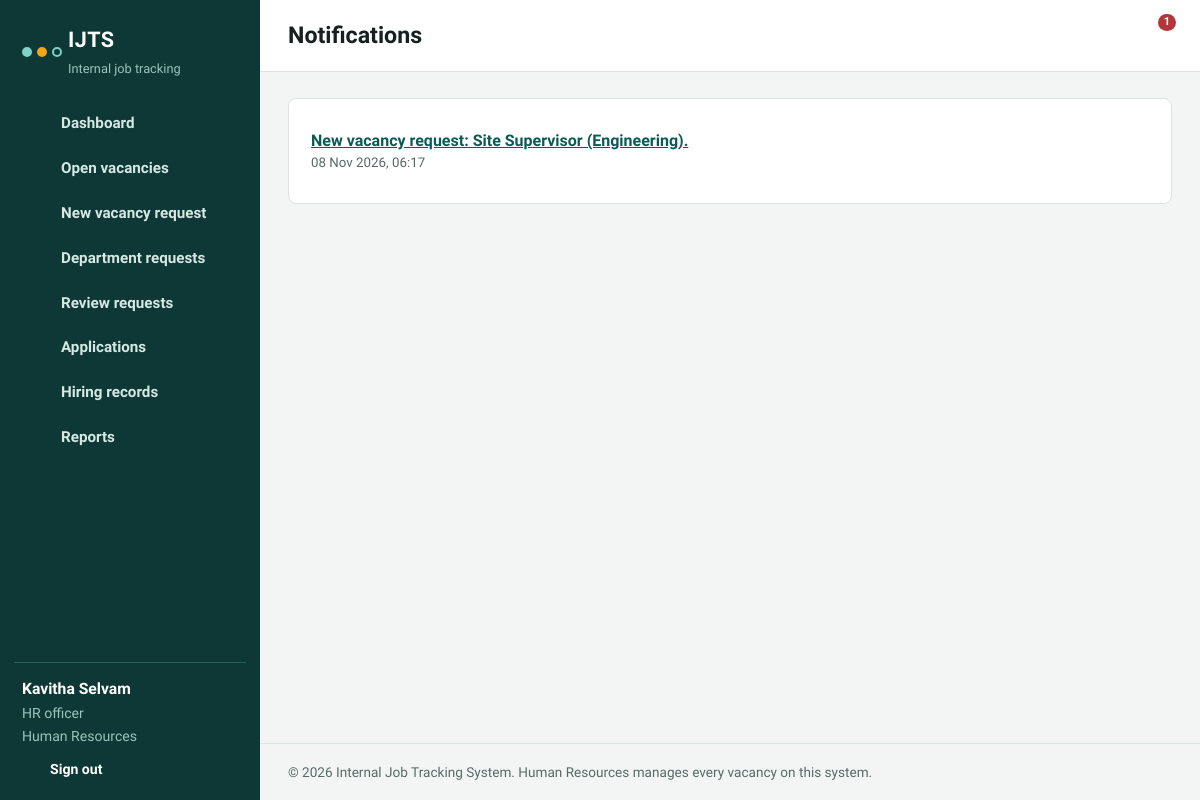
/notifications.php (signed in), run on the app's committed database.
### tables this page shows
CREATE TABLE users (
  id INT UNSIGNED AUTO_INCREMENT PRIMARY KEY,
  full_name VARCHAR(100) NOT NULL,
  email VARCHAR(120) NOT NULL UNIQUE,
  password_hash VARCHAR(255) NOT NULL,
  role ENUM('admin','hr','manager','employee') NOT NULL DEFAULT 'employee',
  department_id INT UNSIGNED NOT NULL,
  status ENUM('Active','Inactive') NOT NULL DEFAULT 'Active',
  created_at TIMESTAMP DEFAULT CURRENT_TIMESTAMP,
  FOREIGN KEY (department_id) REFERENCES departments(id)
);

CREATE TABLE departments (
  id INT UNSIGNED AUTO_INCREMENT PRIMARY KEY,
  name VARCHAR(80) NOT NULL UNIQUE
);

CREATE TABLE notifications (
  id INT UNSIGNED AUTO_INCREMENT PRIMARY KEY,
  user_id INT UNSIGNED NOT NULL,
  message VARCHAR(255) NOT NULL,
  link VARCHAR(200) NULL,
  is_read TINYINT(1) NOT NULL DEFAULT 0,
  created_at TIMESTAMP DEFAULT CURRENT_TIMESTAMP,
  FOREIGN KEY (user_id) REFERENCES users(id),
  INDEX idx_note_user (user_id, is_read)
);

### includes/db.php (called while the page is built)
<?php
function db() {
    static $pdo = null;
    if ($pdo === null) {
        try {
            $pdo = new PDO(
                'mysql:host=' . DB_HOST . ';dbname=' . DB_NAME . ';charset=utf8mb4',
                DB_USER,
                DB_PASS,
                [
                    PDO::ATTR_ERRMODE => PDO::ERRMODE_EXCEPTION,
                    PDO::ATTR_DEFAULT_FETCH_MODE => PDO::FETCH_ASSOC,
                    PDO::ATTR_EMULATE_PREPARES => false,
                ]
            );
        } catch (PDOException $ex) {
            http_response_code(500);
            die('Cannot connect to the database. Check the settings in config/config.php and make sure you imported database/schema.sql.');
        }
    }
    return $pdo;
}

### notifications.php (the view, shortened to what this page needs)
<?php
require_once 'includes/functions.php';
require_login();
$u = current_user();
$pageTitle = 'Notifications';
$notes = q_all("SELECT * FROM notifications WHERE user_id = ? ORDER BY created_at DESC, id DESC LIMIT 100", [$u['id']]);
include 'includes/header.php';
?>
<section class="panel">
  <?php if (!$notes): ?><p class="empty">You have no notifications yet.</p>
  <?php else: ?><ul class="note-list">
    <?php foreach ($notes as $n): ?>
      <li class="<?= $n['is_read'] ? '' : 'unread' ?>">
        <?php if ($n['link']): ?><a href="<?= e($n['link']) ?>"><?= e($n['message']) ?></a><?php else: ?><?= e($n['message']) ?><?php endif; ?>
        <small><?= e(fmt_datetime($n['created_at'])) ?></small>
      </li>
    <?php endforeach; ?>
  </ul><?php endif; ?>
</section>
<?php
include 'includes/footer.php';

### includes/header.php (shortened to what this page needs)
<?php
$u = current_user();
$page = basename($_SERVER['PHP_SELF']);
$nav = [];
$nav[] = ['dashboard.php', 'Dashboard', 'dashboard'];
$nav[] = ['vacancies.php', 'Open vacancies', 'briefcase'];
if (in_array($u['role'], ['manager', 'hr', 'admin'], true)) {
    $nav[] = ['request_new.php', 'New vacancy request', 'plus'];
    $nav[] = ['my_requests.php', 'Department requests', 'inbox'];
}
if (is_hr()) {
    $nav[] = ['hr_requests.php', 'Review requests', 'check'];
    $nav[] = ['applications.php', 'Applications', 'file'];
    $nav[] = ['hires.php', 'Hiring records', 'users'];
    $nav[] = ['reports.php', 'Reports', 'chart'];
}
$unread = (int)q_val("SELECT COUNT(*) FROM notifications WHERE user_id = ? AND is_read = 0", [$u['id']]);
?>
<!DOCTYPE html>
<html lang="en">
<head>
<link rel="stylesheet" href="assets/css/style.css">
</head>
<body>
<div class="app">
  <aside class="sidebar" id="sidebar">
    <a class="brand" href="dashboard.php">
      <span class="mark" aria-hidden="true"><i></i><i></i><i></i></span>
      <span class="brand-text"><strong><?= e(APP_NAME) ?></strong><small>Internal job tracking</small></span>
    </a>
    <nav class="nav" aria-label="Main">
      <?php foreach ($nav as $n): ?>
        <a href="<?= e($n[0]) ?>" class="<?= $page === $n[0] ? 'active' : '' ?>"><?= icon($n[2]) ?><span><?= e($n[1]) ?></span></a>
      <?php endforeach; ?>
    </nav>
    <div class="side-user">
      <strong><?= e($u['full_name']) ?></strong>
      <span><?= e(role_label($u['role'])) ?></span>
      <span><?= e($u['dept_name']) ?></span>
      <a href="logout.php" class="logout"><?= icon('logout') ?> Sign out</a>
    </div>
  </aside>
  <div class="main">
    <header class="topbar">
      <h1><?= e($pageTitle ?? 'Dashboard') ?></h1>
      <a class="bell" href="notifications.php" aria-label="Notifications"><?= icon('bell') ?><?php if ($unread > 0): ?><em><?= $unread ?></em><?php endif; ?></a>
    </header>
    <main class="content">

### assets/css/style.css (style rules this page uses)
:root { --ink:#0D3836; --ink-soft:#154B47; --ink-line:#25605A; --ink-text:#D6E8E4; --canvas:#F2F5F4; --surface:#FFFFFF; --text:#16201F; --muted:#586966; --line:#DCE4E1; --primary:#0F766E; --primary-dark:#0B5B55; --accent:#F2A516; --success:#1E7F4F; --danger:#B3363A; --info:#2A5DA8; --warn:#8A5200; --r:8px; --r-sm:6px; --font-head:'Bricolage Grotesque','Segoe UI',system-ui,sans-serif; --font-body:'Source Sans 3','Segoe UI',system-ui,-apple-system,Arial,sans-serif; }
* { box-sizing:border-box }
html { font-size:16px }
body { margin:0;font-family:var(--font-body);color:var(--text);background:var(--canvas);line-height:1.5 }
h1,h2,h3 { font-family:var(--font-head);margin:0;line-height:1.2 }
a { color:var(--primary-dark) }
.app { display:grid;grid-template-columns:260px 1fr;min-height:100vh }
.sidebar { background:var(--ink);color:var(--ink-text);display:flex;flex-direction:column;position:sticky;top:0;height:100vh;padding:20px 14px }
.brand { display:flex;align-items:center;gap:12px;text-decoration:none;color:#fff;padding:4px 8px 22px }
.brand-text strong { display:block;font-family:var(--font-head);font-size:1.35rem;letter-spacing:.02em }
.brand-text small { color:#9CC3BC;font-size:.8rem }
.mark { display:flex;align-items:center;width:34px }
.mark i { width:10px;height:10px;border-radius:50%;border:2px solid #7FD1C5;background:transparent;position:relative;flex:none }
.mark i+i { margin-left:5px }
.mark i:nth-child(1) { background:#7FD1C5 }
.mark i:nth-child(2) { background:var(--accent);border-color:var(--accent) }
.nav { display:flex;flex-direction:column;gap:2px;overflow:auto;flex:1 }
.nav a { display:flex;align-items:center;gap:12px;padding:10px 12px;border-radius:var(--r-sm);color:var(--ink-text);text-decoration:none;font-weight:600;font-size:.95rem;border-left:3px solid transparent }
.side-user { border-top:1px solid var(--ink-line);padding:14px 8px 0;display:flex;flex-direction:column;gap:2px;font-size:.88rem }
.side-user strong { color:#fff;font-size:.98rem }
.side-user span { color:#9CC3BC }
.logout { display:inline-flex;align-items:center;gap:8px;margin-top:10px;color:#fff;text-decoration:none;font-weight:600 }
.main { display:flex;flex-direction:column;min-width:0 }
.topbar { display:flex;align-items:center;gap:14px;padding:16px 28px;background:var(--surface);border-bottom:1px solid var(--line);position:sticky;top:0;z-index:5 }
.topbar h1 { font-size:1.45rem;flex:1 }
.bell { position:relative;color:var(--text);padding:6px }
.bell em { position:absolute;top:-2px;right:-4px;background:var(--danger);color:#fff;font-style:normal;font-size:.7rem;font-weight:700;border-radius:10px;padding:0 5px;min-width:18px;text-align:center }
.content { padding:26px 28px 40px;max-width:1180px;width:100% }
.panel { background:var(--surface);border:1px solid var(--line);border-radius:var(--r);padding:20px 22px;margin-bottom:22px }
.note-list { list-style:none;margin:0;padding:0 }
.note-list li { padding:10px 0;border-bottom:1px solid var(--line) }
.note-list li:last-child { border-bottom:0 }
.note-list li.unread { font-weight:600 }
.note-list small { display:block;color:var(--muted);font-weight:400 }

### data on the page
users: full_name "Kavitha Selvam", role "HR officer", department.name "Human Resources"
notifications: message "New vacancy request: Site Supervisor (Engineering).", created_at "08 Nov 2026, 06:17"

### other printed values
APP_NAME "IJTS"
$n[1] "Dashboard"
$n[1] "Open vacancies"
$n[1] "New vacancy request"
$n[1] "Department requests"
$n[1] "Review requests"
$n[1] "Applications"
$n[1] "Hiring records"
$n[1] "Reports"
$pageTitle "Notifications"
$unread "1"
APP_FULL_NAME "Internal Job Tracking System"
